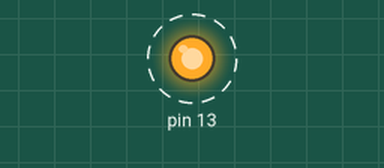
This sketch was run on a simulated Arduino Uno, built with avr-gcc and run on an emulated ATmega328P. Parts: output pins drawn as LEDs (lit = HIGH). Dashed ring = blinking. What the sketch prints to the serial monitor is not drawn.

Above: at 0.2 s.
Timing chart, 0 to 3.0 s (numbered marks = the images above):
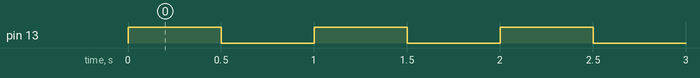

The sketch:

SkeletonSketch.ino
```cpp
/*
 *  Skeleton Sketch showing basic configuration and application processing
 *
 *  D. W. Milligan
 *
 *  Version: 1.0.0
 *
 *  February 5, 2013
 */

 /*
  * Setup - main configuration point of our sketch to configure
  *         the Arduino for operation
  *
  * Params - none
  *
  * Returns - nothing
  */
void setup()
{
  Serial.begin(9600);

  pinMode(13, OUTPUT);
}

/*
 * loop - main method which will be called each time the
 *        Arduino goes through its main loop
 *
  * Params - none
  *
  * Returns - nothing
 */
void loop()
{
  digitalWrite(13, HIGH);
  delay(500);
  digitalWrite(13, LOW);
  delay(500);
  Serial.println("Led 13 has been toggled on and off.");
}
```

Measured:
- by itself, pin 13: alternates HIGH for 0.50 s and LOW for 0.50 s
